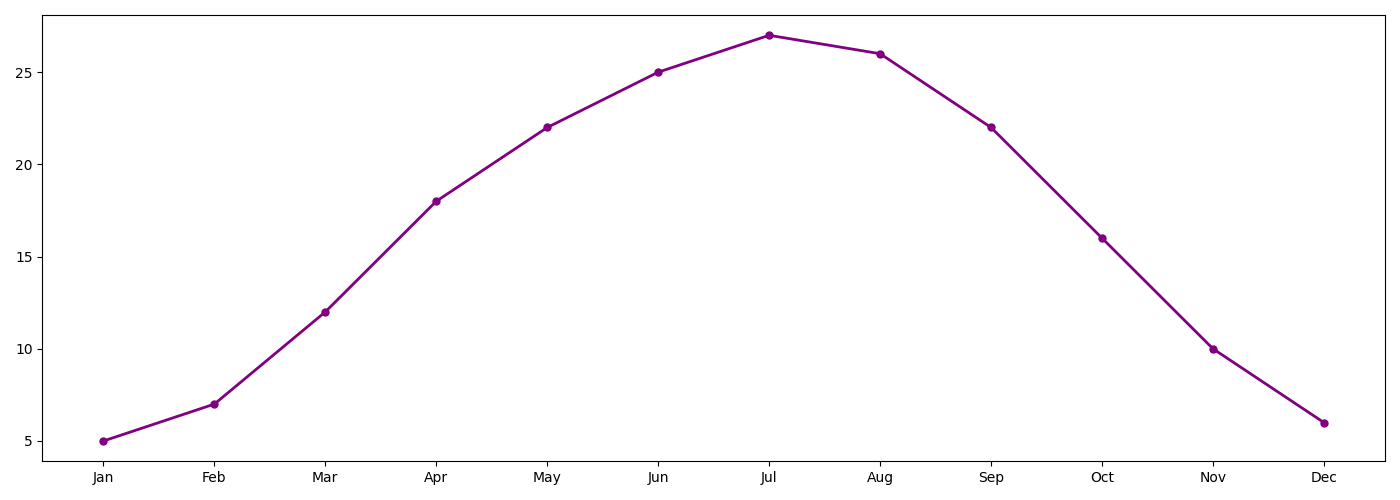

Generate this figure with Python:
import matplotlib.pyplot as plt
import numpy as np

months = np.array(['Jan', 'Feb', 'Mar', 'Apr', 'May', 'Jun', 'Jul', 'Aug', 'Sep', 'Oct', 'Nov', 'Dec'])
temperature = [5, 7, 12, 18, 22, 25, 27, 26, 22, 16, 10, 6]

fig, ax = plt.subplots(figsize=(14, 5))

ax.plot(months, temperature, color='purple', marker='o', linestyle='-', linewidth=2, markersize=5)

plt.tight_layout()
plt.show()
